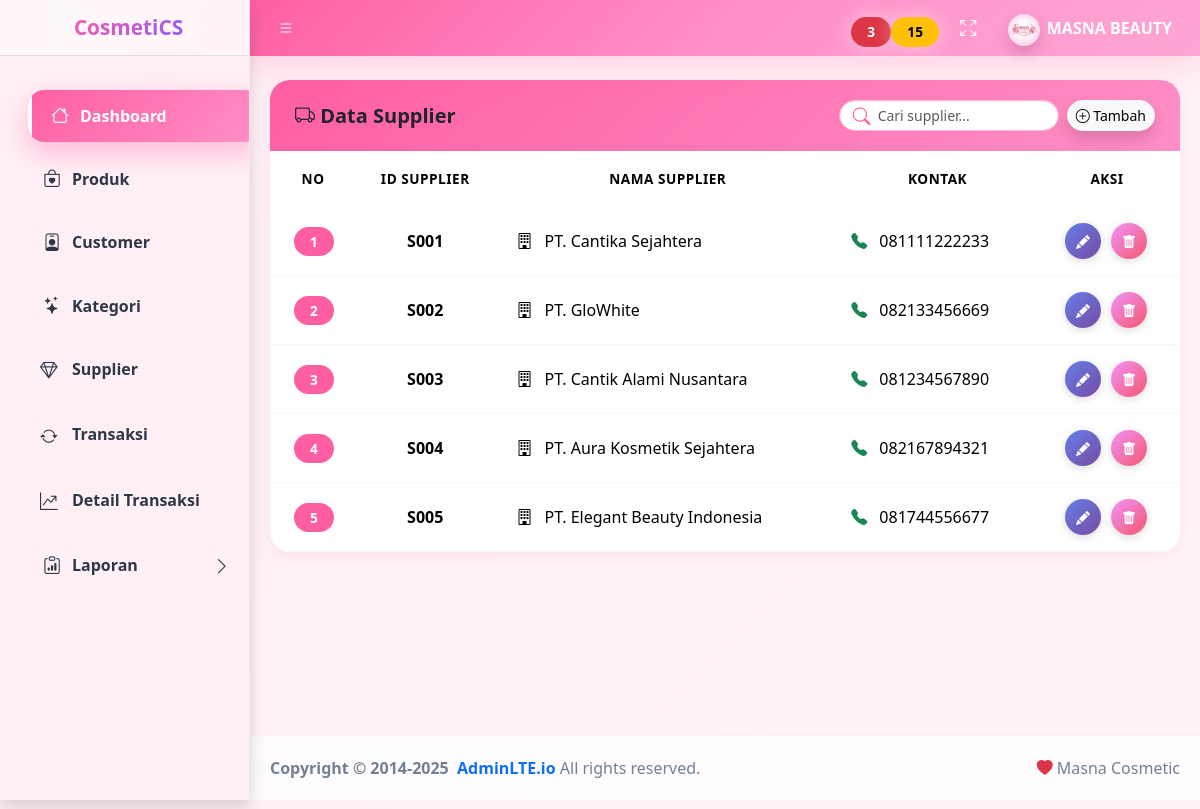
The app's page /dashboard.php?menu=supplier (signed in) with its own data.
### tables this page shows
CREATE TABLE `supplier` (
  `id_supplier` varchar(10) NOT NULL,
  `nama_supplier` varchar(100) NOT NULL,
  `kontak` varchar(50) NOT NULL
);

### form/supplier/view.php (the view, shortened to what this page needs)
<?php include "koneksi.php"; ?>
<div class="app-content">
  <div class="container-fluid">
    <br>
    <div class="card card-cosmetic">
      <div class="card-header header-cosmetic">
        <div class="d-flex justify-content-between align-items-center">
          <h5 class="mb-0 fw-bold">
            <i class="bi bi-truck"></i> Data Supplier
          </h5>
          <div class="d-flex gap-2">
            <div class="position-relative">
              <i class="bi bi-search search-icon"></i>
              <input type="text" id="searchSupplier"
                     class="form-control form-control-sm search-box"
                     placeholder="Cari supplier...">
            </div>
            <a href="dashboard.php?menu=addsupplier"
               class="btn btn-light btn-sm rounded-pill shadow">
              <i class="bi bi-plus-circle"></i> Tambah
            </a>
          </div>
        </div>
      </div>
      <div class="card-body p-0">
        <table class="table table-hover table-cosmetic mb-0" id="supplierTable">
          <thead class="text-center" style="background:#fff0f6">
            <tr>
              <th width="80">NO</th>
              <th>ID SUPPLIER</th>
              <th>NAMA SUPPLIER</th>
              <th>KONTAK</th>
              <th width="140">AKSI</th>
            </tr>
          </thead>
          <tbody>
          <?php
          $no=1;
          $q=mysqli_query($koneksi,"SELECT * FROM supplier");
          while($d=mysqli_fetch_array($q)){
          ?>
          <tr>
            <td class="text-center">
              <span class="badge bg-pink rounded-pill"><?= $no++ ?></span>
            </td>
            <td class="text-center fw-semibold">
              <?= $d['id_supplier'] ?>
            </td>
            <td>
              <i class="bi bi-building text-pink me-2"></i>
              <?= $d['nama_supplier'] ?>
            </td>
            <td>
              <i class="bi bi-telephone-fill text-success me-2"></i>
              <?= $d['kontak'] ?>
            </td>
            <td class="text-center">
              <a href="dashboard.php?menu=editsupplier&id_supplier=<?= $d['id_supplier'] ?>"
                 class="btn btn-action btn-edit" title="Edit Supplier">
                <i class="bi bi-pencil-fill"></i>
              </a>
              <a href="form/supplier/hapus.php?id_supplier=<?= $d['id_supplier'] ?>"
                 class="btn btn-action btn-delete" title="Hapus Supplier"
                 onclick="return confirm('Yakin hapus supplier ini?')">
                <i class="bi bi-trash-fill"></i>
              </a>
            </td>
          </tr>
          <?php } ?>
          </tbody>
        </table>
      </div>
    </div>
  </div>
</div>

### dashboard.php (style rules this page uses)
:root { --pink-primary: #ff5fa2; --pink-secondary: #ff8fc7; --pink-light: #fff0f6; --pink-dark: #ff2f8a; --purple: #8b5cf6; --text-dark: #2d3748; --text-muted: #718096; --border-radius: 20px; --shadow-sm: 0 4px 15px rgba(255,95,162,.12); --shadow-md: 0 10px 30px rgba(255,95,162,.2); --shadow-lg: 0 20px 50px rgba(255,95,162,.3); --transition: all .4s cubic-bezier(.4,0,.2,1); }
body { background: linear-gradient(135deg, #fff0f6 0%, #fff5f8 100%); font-family: 'Segoe UI', system-ui, -apple-system, sans-serif; color: var(--text-dark); }
.card { border: none !important; border-radius: var(--border-radius) !important; box-shadow: var(--shadow-sm) !important; transition: var(--transition) !important; overflow: hidden; background: #fff; }
.card-header { background: linear-gradient(135deg, #ff5fa2 0%, #ff8fc7 100%); color: #fff; border: none !important; padding: 20px 25px; font-weight: 700; font-size: 1.1rem; }
.table { border-radius: var(--border-radius); overflow: hidden; }
.table thead { background: linear-gradient(135deg, #ff5fa2 0%, #ff8fc7 100%); color: #fff; }
.table thead th { border: none; padding: 18px; font-weight: 700; text-transform: uppercase; font-size: .85rem; letter-spacing: .5px; }
.table tbody tr { transition: var(--transition); border-bottom: 1px solid rgba(255,95,162,.08); }
.table tbody td { padding: 16px; vertical-align: middle; }
.badge { padding: 8px 16px !important; border-radius: 20px !important; font-weight: 600 !important; font-size: .85rem !important; letter-spacing: .3px; }
.app-main, .card, .small-box { animation: fadeInUp .6s ease-out; }
.card:nth-child(2) { animation-delay: .2s; }

### form/supplier/view.php (style rules this page uses)
:root { --pink:#ff5fa2; --pink-soft:#fff0f6; }
.card-cosmetic { border:none; border-radius:22px; box-shadow:0 15px 35px rgba(255,95,162,.25); }
.header-cosmetic { background:linear-gradient(135deg,#ff5fa2,#ff8fc7); color:#fff; border-radius:22px 22px 0 0; }
.search-box { width:220px; border-radius:25px; padding-left:38px; border:1px solid #ffb6d9; }
.search-icon { position:absolute; left:14px; top:50%; transform:translateY(-50%); color:var(--pink); }
.bg-pink { background:#ff5fa2; }
.btn-action { width:36px; height:36px; border-radius:50%; display:inline-flex; align-items:center; justify-content:center; border:none; transition:all 0.3s ease; margin:0 3px; box-shadow:0 2px 8px rgba(0,0,0,.15); }
.btn-edit { background:linear-gradient(135deg,#667eea,#764ba2); color:#fff; }
.btn-delete { background:linear-gradient(135deg,#f093fb,#f5576c); color:#fff; }
.btn-action i { font-size:14px; }

### records on screen
supplier: id_supplier "S001", nama_supplier "PT. Cantika Sejahtera", kontak "081111222233"
supplier: id_supplier "S002", nama_supplier "PT. GloWhite", kontak "082133456669"
supplier: id_supplier "S003", nama_supplier "PT. Cantik Alami Nusantara", kontak "081234567890"
supplier: id_supplier "S004", nama_supplier "PT. Aura Kosmetik Sejahtera", kontak "082167894321"
supplier: id_supplier "S005", nama_supplier "PT. Elegant Beauty Indonesia", kontak "081744556677"
